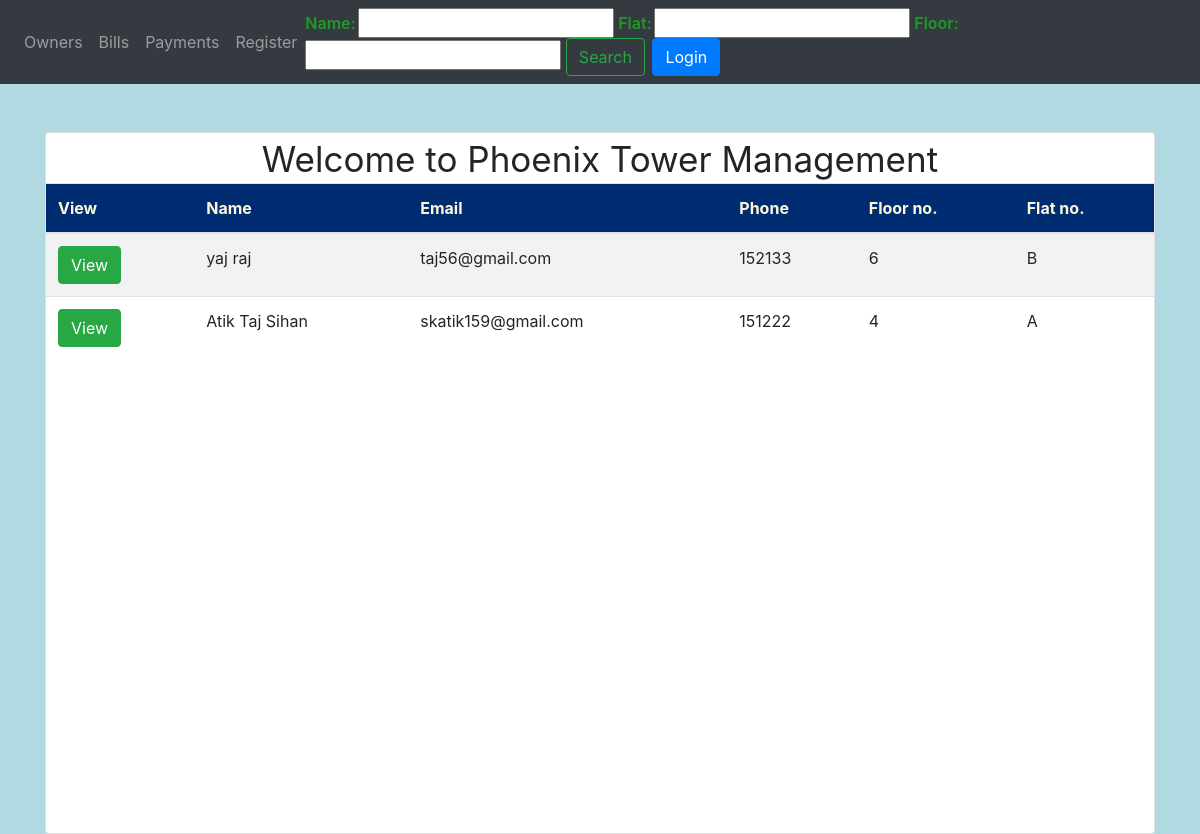
The page / on the database its author committed.
### management/models.py (models this page shows, shortened)
class Owner(models.Model):
    name = models.CharField(max_length=100)
    email = models.CharField(max_length=100)
    phone = models.IntegerField()
    flat = models.CharField(max_length=1)
    floor = models.IntegerField()
    nid = models.IntegerField()
    address = models.CharField(max_length=100)
    district = models.CharField(max_length=100)
    thana = models.CharField(max_length=100)
    zipcode = models.IntegerField()

### management/views.py (the view)
# urls.py: 2. Add a URL to urlpatterns:  path('', views.home, name='home')
def home(request):
    owner = Owner.objects.all()
    filter = OwnerFilter(request.GET,queryset=owner)
    owner = filter.qs
    context = {'owners':owner,'filter':filter}
    return render(request,'index.html',context)

### templates/index.html (shortened to what this page needs)
{% extends 'base.html' %}
{% block content %}
{% load static %}
{% include 'navbar.html' %}
<body style="background-color: rgb(177, 217, 226);">
  {% if messages %}
  {% for msg in messages %}
    <div style="background-color: rgb(33, 163, 33); text-align:center;">{{msg}}</div>
  {% endfor %}
  {% else %}
  <br><br>
  {% endif %}
<section class="intro">
      <div class="mask d-flex align-items-center h-100">
        <div class="container">
          <div class="row justify-content-center">
            <div class="col-12">
              <div class="card">
                <div class="card-body p-0">
                  <div class="table-responsive table-scroll" data-mdb-perfect-scrollbar="true" style="position: relative; height: 700px">
                    <div style="height: 50px; text-align:center;"><marquee><span style="font-size: 35px ;">Welcome to Phoenix Tower Management</span></marquee></div>
                    <table class="table table-striped mb-0">
                      <thead style="background-color: #002d72;">
                        <tr>
                          <th >View</th>
                          <th >Name</th>
                          <th >Email</th>
                          <th >Phone</th>
                          <th >Floor no.</th>
                          <th >Flat no.</th>
                        </tr>
                      </thead>
                      <tbody>
                        {% for owner in owners %}
                        <tr >
                        <td><a href="{% url 'view' owner.id %}" class="btn btn-xs btn-success">View</a></td>
                        <td>{{owner.name}}</td>
                        <td>{{owner.email}}</td>
                        <td>{{owner.phone}}</td>
                        <td>{{owner.floor}}</td>
                        <td>{{owner.flat}}</td>
                        </tr>
                        {% endfor %}
                      </tbody>
                    </table>
                  </div>
                </div>
              </div>
            </div>
          </div>
        </div>
      </div>
  </section>
</body>
{% endblock %}

### templates/base.html (shortened to what this page needs)
{% load static %}
<!DOCTYPE html>
<html lang="en">
<head>
    <link rel="stylesheet" href="https://maxcdn.bootstrapcdn.com/bootstrap/4.0.0/css/bootstrap.min.css">
</head>
<body>
    {% block content %}
    {% endblock %}
</body>
</html>

### templates/navbar.html (shortened to what this page needs)
{% load static %}
<!DOCTYPE html>
<html lang="en">
<head>
    <link href="//maxcdn.bootstrapcdn.com/bootstrap/4.1.1/css/bootstrap.min.css" rel="stylesheet" id="bootstrap-css">
</head>
<body>
    <nav class="navbar navbar-icon-top navbar-expand-lg navbar-dark bg-dark">
      <div class="collapse navbar-collapse" id="navbarSupportedContent">
        <ul class="navbar-nav mr-auto">
          <li class="nav-item">
            <a class="nav-link" href="{% url 'home' %}">
              Owners
            </a>
          </li>
          <li class="nav-item">
            <a class="nav-link" href="{% url 'bills' %}">
              Bills
            </a>
          </li>
          <li class="nav-item">
            <a class="nav-link" href="{% url 'payment' %}">
              Payments
            </a>
          </li>
          <li class="nav-item">
            <a class="nav-link" href="{% url 'register' %}">
              Register
              </a>
          </li>
        </ul>
        <div class="form my-2 my-lg-0">
          <form method="GET">
          {% if filter %}
          {% for field in filter.form %}
            <span style="color: rgb(30, 155, 36);font-weight:600;padding-right:2px">{{field.label}}:</span>{{field}}
          {% endfor %}
          <button class="btn btn-outline-success my-2 my-sm-0" type="submit">Search</button>
          {% endif %}
          {% if user.is_authenticated %}
          <a href="{% url 'logOut' %}" class="btn btn-primary" style="margin-left: 3px;">Logout</a>
          {% else %}
          <a href="{% url 'login' %}" class="btn btn-primary" style="margin-left: 3px;">Login</a>
          {% endif %}
          </form>
        </div>
      </div>
    </nav>
</body>
</html>

### templates/index.html (style rules this page uses)
th { color: cornsilk; }

### rows shown on the page
Owner: name "yaj raj", email "taj56@gmail.com", phone "152133", floor "6", flat "B"
Owner: name "Atik Taj Sihan", email "skatik159@gmail.com", phone "151222", floor "4", flat "A"

### other values the page prints
{{ field.label }} "Name" "Flat" "Floor"
